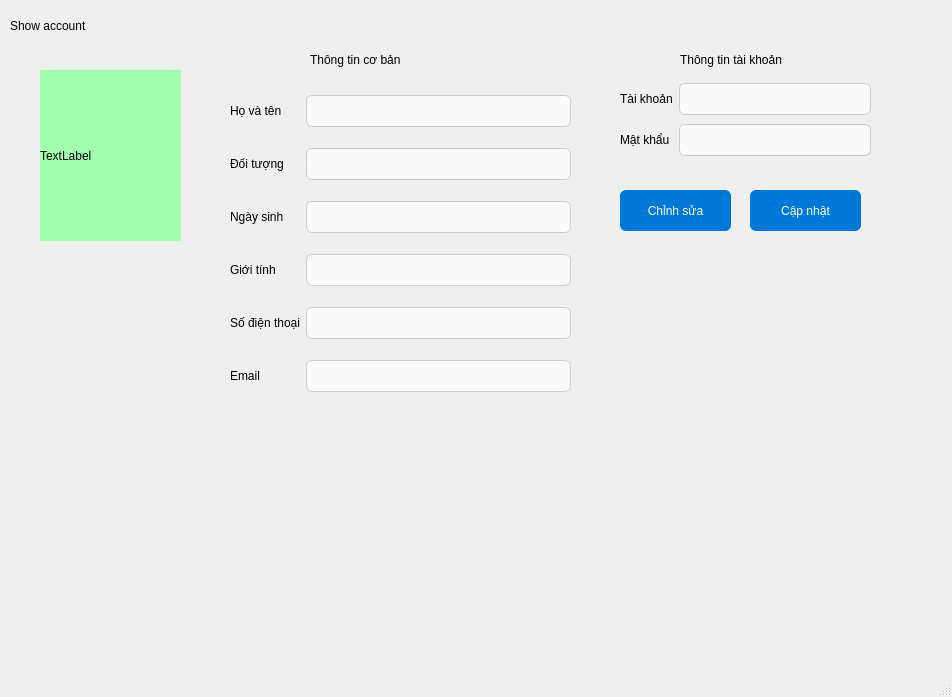
<?xml version="1.0" encoding="UTF-8"?>
<ui version="4.0">
 <class>show</class>
 <widget class="QMainWindow" name="show">
  <property name="geometry">
   <rect>
    <x>0</x>
    <y>0</y>
    <width>952</width>
    <height>697</height>
   </rect>
  </property>
  <property name="windowTitle">
   <string>MainWindow</string>
  </property>
  <property name="styleSheet">
   <string notr="true">QLineEdit, QComboBox {
    background: #fafafa;
    padding: 6px;
    border-radius: 6px;
    border: 1px solid #cccccc;
    font-size: 14px;
}

QLineEdit:focus, QComboBox:focus {
    border: 1px solid #0078D7;
    background: #ffffff;
}

QPushButton {
    background-color: #0078D7;
    color: white;
    padding: 8px 20px;
    border-radius: 6px;
}

QPushButton:hover {
    background-color: #0061b5;
}</string>
  </property>
  <widget class="QWidget" name="centralwidget">
   <widget class="QLabel" name="label">
    <property name="geometry">
     <rect>
      <x>10</x>
      <y>0</y>
      <width>181</width>
      <height>51</height>
     </rect>
    </property>
    <property name="styleSheet">
     <string notr="true">font: 16pt &quot;Segoe UI&quot;;</string>
    </property>
    <property name="text">
     <string>Show account</string>
    </property>
   </widget>
   <widget class="QLabel" name="label_2">
    <property name="geometry">
     <rect>
      <x>40</x>
      <y>70</y>
      <width>141</width>
      <height>171</height>
     </rect>
    </property>
    <property name="styleSheet">
     <string notr="true">background-color: rgb(162, 255, 176);</string>
    </property>
    <property name="text">
     <string>TextLabel</string>
    </property>
   </widget>
   <widget class="QPushButton" name="pushButton">
    <property name="geometry">
     <rect>
      <x>620</x>
      <y>190</y>
      <width>111</width>
      <height>41</height>
     </rect>
    </property>
    <property name="text">
     <string>Chỉnh sửa</string>
    </property>
   </widget>
   <widget class="QPushButton" name="pushButton_2">
    <property name="geometry">
     <rect>
      <x>750</x>
      <y>190</y>
      <width>111</width>
      <height>41</height>
     </rect>
    </property>
    <property name="text">
     <string>Cập nhật</string>
    </property>
   </widget>
   <widget class="QLabel" name="label_11">
    <property name="geometry">
     <rect>
      <x>310</x>
      <y>50</y>
      <width>131</width>
      <height>20</height>
     </rect>
    </property>
    <property name="styleSheet">
     <string notr="true">font: 700 9pt &quot;Segoe UI&quot;;</string>
    </property>
    <property name="text">
     <string>Thông tin cơ bản</string>
    </property>
   </widget>
   <widget class="QLabel" name="label_12">
    <property name="geometry">
     <rect>
      <x>680</x>
      <y>50</y>
      <width>161</width>
      <height>20</height>
     </rect>
    </property>
    <property name="styleSheet">
     <string notr="true">font: 700 9pt &quot;Segoe UI&quot;;</string>
    </property>
    <property name="text">
     <string>Thông tin tài khoản</string>
    </property>
   </widget>
   <widget class="QWidget" name="gridLayoutWidget_2">
    <property name="geometry">
     <rect>
      <x>620</x>
      <y>80</y>
      <width>251</width>
      <height>80</height>
     </rect>
    </property>
    <layout class="QGridLayout" name="gridLayout_2">
     <item row="0" column="0">
      <widget class="QLabel" name="label_8">
       <property name="text">
        <string>Tài khoản</string>
       </property>
      </widget>
     </item>
     <item row="0" column="1">
      <widget class="QLineEdit" name="lineEdit_2"/>
     </item>
     <item row="1" column="0">
      <widget class="QLabel" name="label_9">
       <property name="text">
        <string>Mật khẩu</string>
       </property>
      </widget>
     </item>
     <item row="1" column="1">
      <widget class="QLineEdit" name="lineEdit_3"/>
     </item>
    </layout>
   </widget>
   <widget class="QWidget" name="gridLayoutWidget_3">
    <property name="geometry">
     <rect>
      <x>230</x>
      <y>80</y>
      <width>341</width>
      <height>331</height>
     </rect>
    </property>
    <layout class="QGridLayout" name="gridLayout_3">
     <item row="0" column="1">
      <widget class="QLineEdit" name="lineEdit_5"/>
     </item>
     <item row="5" column="1">
      <widget class="QLineEdit" name="lineEdit_8"/>
     </item>
     <item row="3" column="0">
      <widget class="QLabel" name="label_4">
       <property name="text">
        <string>Giới tính</string>
       </property>
      </widget>
     </item>
     <item row="4" column="1">
      <widget class="QLineEdit" name="lineEdit_7"/>
     </item>
     <item row="3" column="1">
      <widget class="QLineEdit" name="lineEdit_4"/>
     </item>
     <item row="0" column="0">
      <widget class="QLabel" name="label_3">
       <property name="text">
        <string>Họ và tên</string>
       </property>
      </widget>
     </item>
     <item row="2" column="0">
      <widget class="QLabel" name="label_10">
       <property name="text">
        <string>Ngày sinh</string>
       </property>
      </widget>
     </item>
     <item row="4" column="0">
      <widget class="QLabel" name="label_6">
       <property name="text">
        <string>Số điện thoại</string>
       </property>
      </widget>
     </item>
     <item row="2" column="1">
      <widget class="QLineEdit" name="lineEdit"/>
     </item>
     <item row="5" column="0">
      <widget class="QLabel" name="label_7">
       <property name="text">
        <string>Email</string>
       </property>
      </widget>
     </item>
     <item row="1" column="0">
      <widget class="QLabel" name="label_5">
       <property name="text">
        <string>Đối tượng</string>
       </property>
      </widget>
     </item>
     <item row="1" column="1">
      <widget class="QLineEdit" name="lineEdit_6"/>
     </item>
    </layout>
   </widget>
  </widget>
  <widget class="QMenuBar" name="menubar">
   <property name="geometry">
    <rect>
     <x>0</x>
     <y>0</y>
     <width>952</width>
     <height>26</height>
    </rect>
   </property>
  </widget>
  <widget class="QStatusBar" name="statusbar"/>
 </widget>
 <resources/>
 <connections/>
</ui>
